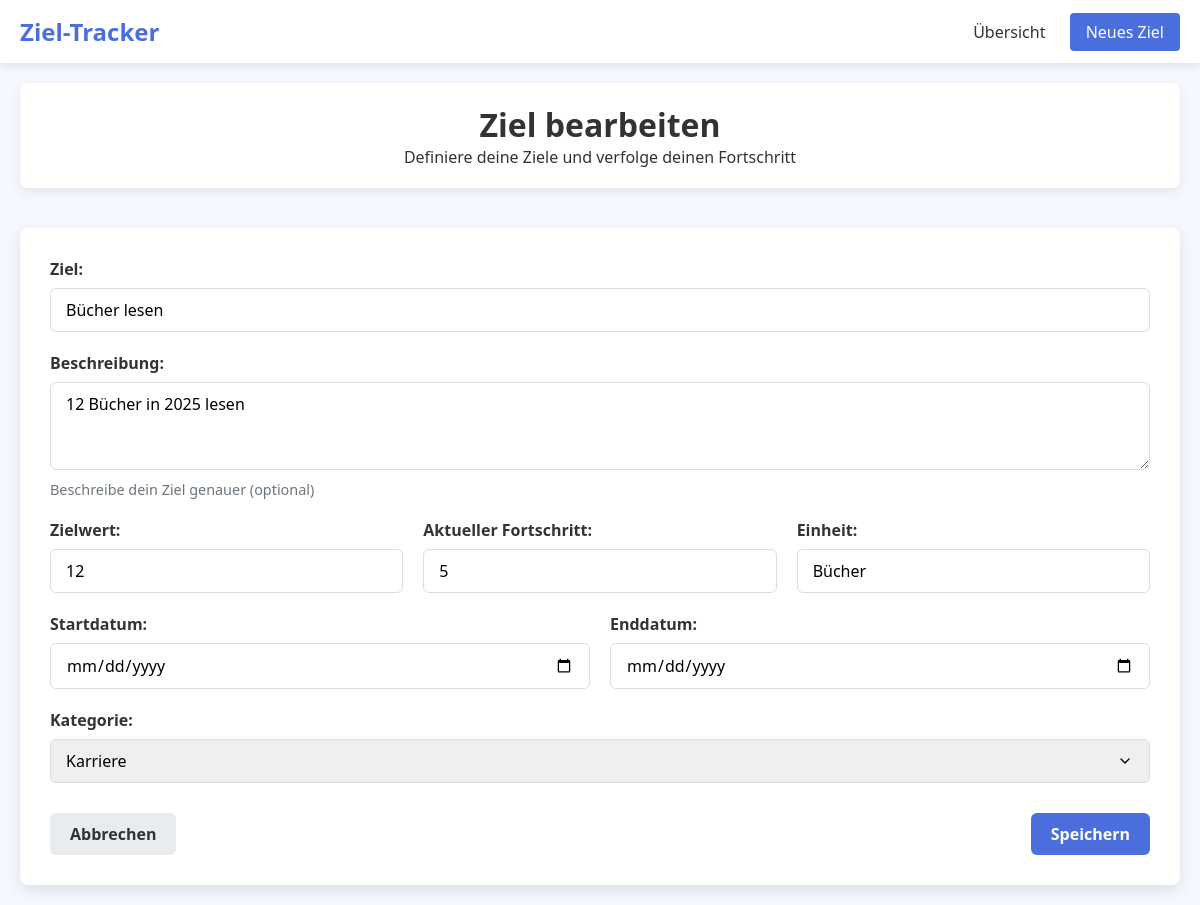
The app's page /tracking/update/10/ with its own data.
### tracking/models.py (models this page shows, shortened)
class Goal(models.Model):
    KATEGORIEN = [
        ('Gesundheit', 'Gesundheit'),
        ('Finanzen', 'Finanzen'),
        ('Karriere', 'Karriere')
    ]
    definition = models.CharField(max_length=50)
    description = models.CharField(max_length=150)
    ziel_wert = models.IntegerField()
    fortschritt = models.FloatField()
    einheit = models.CharField(max_length=20)
    start = models.DateField()
    end = models.DateField()
    kategorie = models.CharField(choices=KATEGORIEN)

### tracking/views.py (the view)
# urls.py: path('update/<int:goal_id>/', views.update_goal, name='update_goal'),
def update_goal(request, goal_id):
    goal = get_object_or_404(Goal, id=goal_id)
    if request.method == 'POST':
        form = GoalForm(request.POST, instance=goal)
        if form.is_valid():
            form.save()
            messages.success(request, 'Ziel erfolgreich aktualisiert!')
            return redirect('goals')
    else:
        form = GoalForm(instance=goal)
    return render(request, 'tracking/add_update_goal.html', {
        'form': form,
        'title': 'Ziel bearbeiten',
        'button_text': 'Speichern',
        'goal': goal
    })

### tracking/forms.py (shortened to what this page needs)
class GoalForm(forms.ModelForm):
    class Meta:
        model = Goal
        fields = ['definition', 'description', 'ziel_wert', 'fortschritt', 'einheit', 'start', 'end', 'kategorie']
        widgets = {
            'definition': forms.TextInput(attrs={'class': 'form-control', 'placeholder': 'Ziel definieren'}),
            'description': forms.Textarea(attrs={'class': 'form-control', 'rows': 3, 'placeholder': 'Beschreibung des Ziels'}),
            'ziel_wert': forms.NumberInput(attrs={'class': 'form-control', 'placeholder': 'Zielwert'}),
            'fortschritt': forms.NumberInput(attrs={'class': 'form-control', 'placeholder': 'Aktueller Fortschritt'}),
            'einheit': forms.TextInput(attrs={'class': 'form-control', 'placeholder': 'z.B. km, Bücher, €'}),
            'start': forms.DateInput(attrs={'class': 'form-control', 'type': 'date'}),
            'end': forms.DateInput(attrs={'class': 'form-control', 'type': 'date'}),
            'kategorie': forms.Select(attrs={'class': 'form-control'})
        }

### tracking/templates/tracking/add_update_goal.html (shortened to what this page needs)
{% extends 'tracking/base.html' %}
{% load static %}
{% block content %}
<div class="header">
    <h1>{{ title }}</h1>
    <p>Definiere deine Ziele und verfolge deinen Fortschritt</p>
</div>
<div class="form-container">
    <form method="post">
        <div class="form-group">
            <label for="id_definition">Ziel:</label>
            {{ form.definition }}
        </div>
        <div class="form-group">
            <label for="id_description">Beschreibung:</label>
            {{ form.description }}
            <div class="help-text">Beschreibe dein Ziel genauer (optional)</div>
        </div>
        <div class="form-row" style="display: flex; gap: 20px;">
            <div class="form-group" style="flex: 1;">
                <label for="id_ziel_wert">Zielwert:</label>
                {{ form.ziel_wert }}
            </div>
            <div class="form-group" style="flex: 1;">
                <label for="id_fortschritt">Aktueller Fortschritt:</label>
                {{ form.fortschritt }}
            </div>
            <div class="form-group" style="flex: 1;">
                <label for="id_einheit">Einheit:</label>
                {{ form.einheit }}
            </div>
        </div>
        <div class="form-row" style="display: flex; gap: 20px;">
            <div class="form-group" style="flex: 1;">
                <label for="id_start">Startdatum:</label>
                {{ form.start }}
            </div>
            <div class="form-group" style="flex: 1;">
                <label for="id_end">Enddatum:</label>
                {{ form.end }}
            </div>
        </div>
        <div class="form-group">
            <label for="id_kategorie">Kategorie:</label>
            {{ form.kategorie }}
        </div>
        <div class="form-actions">
            <a href="{% url 'goals' %}" class="btn btn-secondary">Abbrechen</a>
            <button type="submit" class="btn btn-primary">{{ button_text }}</button>
        </div>
    </form>
</div>
{% endblock %}

### tracking/templates/tracking/base.html (style rules this page uses)
:root { --primary: #4a6fdc; --success: #28a745; --warning: #ffc107; --danger: #dc3545; --light: #f8f9fa; --dark: #343a40; --health: #42b883; --finance: #f1c40f; --career: #9b59b6; }
* { margin: 0; padding: 0; box-sizing: border-box; font-family: 'Segoe UI', Tahoma, Geneva, Verdana, sans-serif; }
body { background-color: #f5f8ff; color: #333; padding: 0; margin: 0; }
.header { text-align: center; margin-bottom: 40px; padding: 20px; background-color: white; border-radius: 8px; box-shadow: 0 4px 12px rgba(0, 0, 0, 0.08); position: relative; }

### tracking/templates/tracking/add_update_goal.html (style rules this page uses)
.form-container { background: white; border-radius: 8px; padding: 30px; box-shadow: 0 6px 16px rgba(0, 0, 0, 0.1); }
.form-group { margin-bottom: 20px; }
.form-group label { display: block; margin-bottom: 8px; font-weight: 600; color: #333; }
.form-control { width: 100%; padding: 10px 15px; border: 1px solid #ddd; border-radius: 6px; font-size: 1rem; transition: border-color 0.3s; }
select.form-control { appearance: none; background-repeat: no-repeat; background-position: right 1rem center; background-size: 1em; }
.btn { display: inline-block; padding: 10px 20px; border: none; border-radius: 6px; font-size: 1rem; font-weight: 600; cursor: pointer; transition: all 0.3s; text-align: center; text-decoration: none; }
.btn-primary { background-color: var(--primary); color: white; }
.btn-secondary { background-color: #e9ecef; color: #333; }
.form-actions { display: flex; justify-content: space-between; margin-top: 30px; }
.help-text { color: #6c757d; font-size: 0.9rem; margin-top: 5px; }

### records on screen
Goal: definition "Bücher lesen", description "12 Bücher in 2025 lesen", ziel_wert "12", fortschritt "5", einheit "Bücher", kategorie "Karriere"

### other values on screen
{{ title }} "Ziel bearbeiten"
{{ button_text }} "Speichern"
